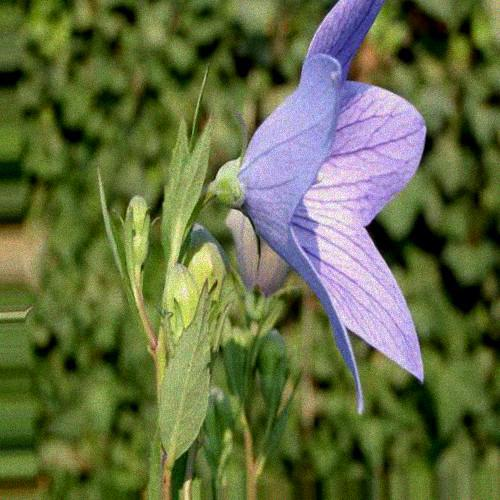
#> input picture imagedata(raw)/Balloon Flower/10522.jpg, 500 x 500 px, found by its file name; its folder holds only this picture in this run
$ python preprocess.py
#> lines starting #> are read from the running program, lines starting #| are printed output that depends on the picture
import os
import cv2
import numpy as np
from tqdm import tqdm

# Define constants
IMAGE_SIZE = 200  # You can adjust this according to your requirements
KERNEL_SIZE = (3, 3)  # Size of the Gaussian kernel for blur
FLOWER_TYPES = ['Balloon Flower', 'Barbeton Daisy', 'Bishop of llandaff', 'Black-eyed Susan', 'Canterbury Bells', 'Daffodils', 'Globe Thistle', 'Marigold', 'Mexican Aster', 'Oxeye Daisy', 'Red Ginger', 'Silverbush', 'Sunflower', 'Water lily', 'Windflower']
DATA_DIRECTORY = r"C:\Users\mishr\Desktop\field project\flower data"  # Directory where your images are stored
OUTPUT_DIRECTORY = r"C:\Users\mishr\Desktop\output"

# Create output directory if it doesn't exist
if not os.path.exists(OUTPUT_DIRECTORY):
    os.makedirs(OUTPUT_DIRECTORY)

from PIL import Image
def preprocess_image(image_path):
    # Load image using PIL
    pil_img = Image.open(image_path)
#> pil_img is the input picture: PIL image 500x500 RGB; mean R, G, B 99.4, 109, 67.4
    # Convert image to RGB format (removing alpha channel)
    rgb_img = pil_img.convert('RGB')
    # Convert PIL image to numpy array
    img = np.array(rgb_img)

    # Resize image
    img = cv2.resize(img, (IMAGE_SIZE, IMAGE_SIZE))
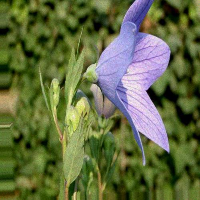
#> img: shape (200, 200, 3); mean R, G, B 99.4, 108.9, 67.3

    # Normalize pixel values to [0, 1]
    img = img.astype('float32') / 255.0

    # Apply Gaussian blur for noise reduction
    img = cv2.GaussianBlur(img, KERNEL_SIZE, 0)
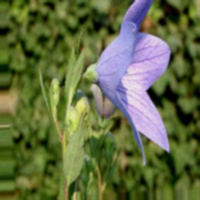
#> img: shape (200, 200, 3) float32; mean R, G, B 0.39, 0.427, 0.264

    # Rescale pixel values to [0, 255]
    img = img * 255.0

    return img
for flower_type in FLOWER_TYPES:
    print(f"Preprocessing images for {flower_type}...")
    input_folder = os.path.join(DATA_DIRECTORY, flower_type)
    output_folder = os.path.join(OUTPUT_DIRECTORY, flower_type)

    # Create output directory for the specific flower type
    if not os.path.exists(output_folder):
        os.makedirs(output_folder)

    # Iterate through images in the input folder
    for filename in tqdm(os.listdir(input_folder)):
        if filename.endswith(".jpg") or filename.endswith(".png"):  # Filter out only image files
            image_path = os.path.join(input_folder, filename)
            output_path = os.path.join(output_folder, filename)
            preprocessed_img = preprocess_image(image_path)
            cv2.imwrite(output_path, preprocessed_img)
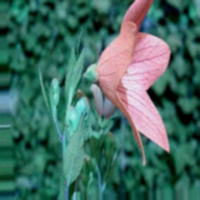
#> saved as 10522.jpg: shape (200, 200, 3); mean B, G, R 99.4, 108.9, 67.3
#> (the run stopped early here; a loop or call above may not have finished)
